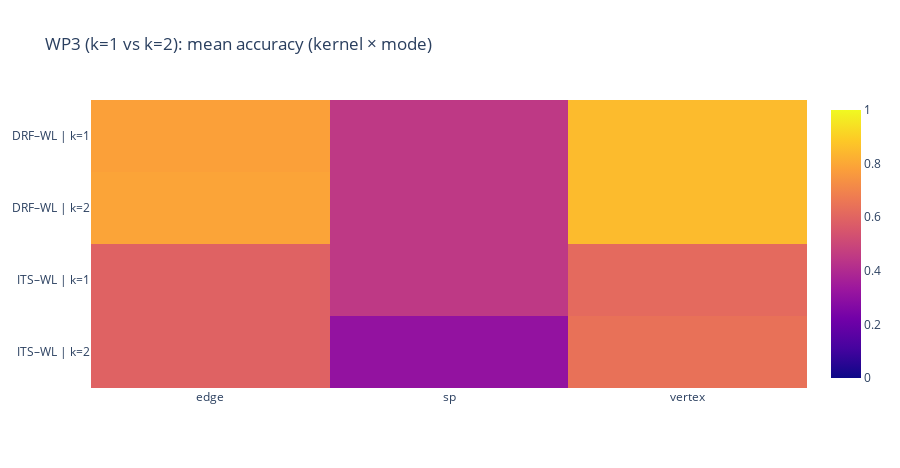
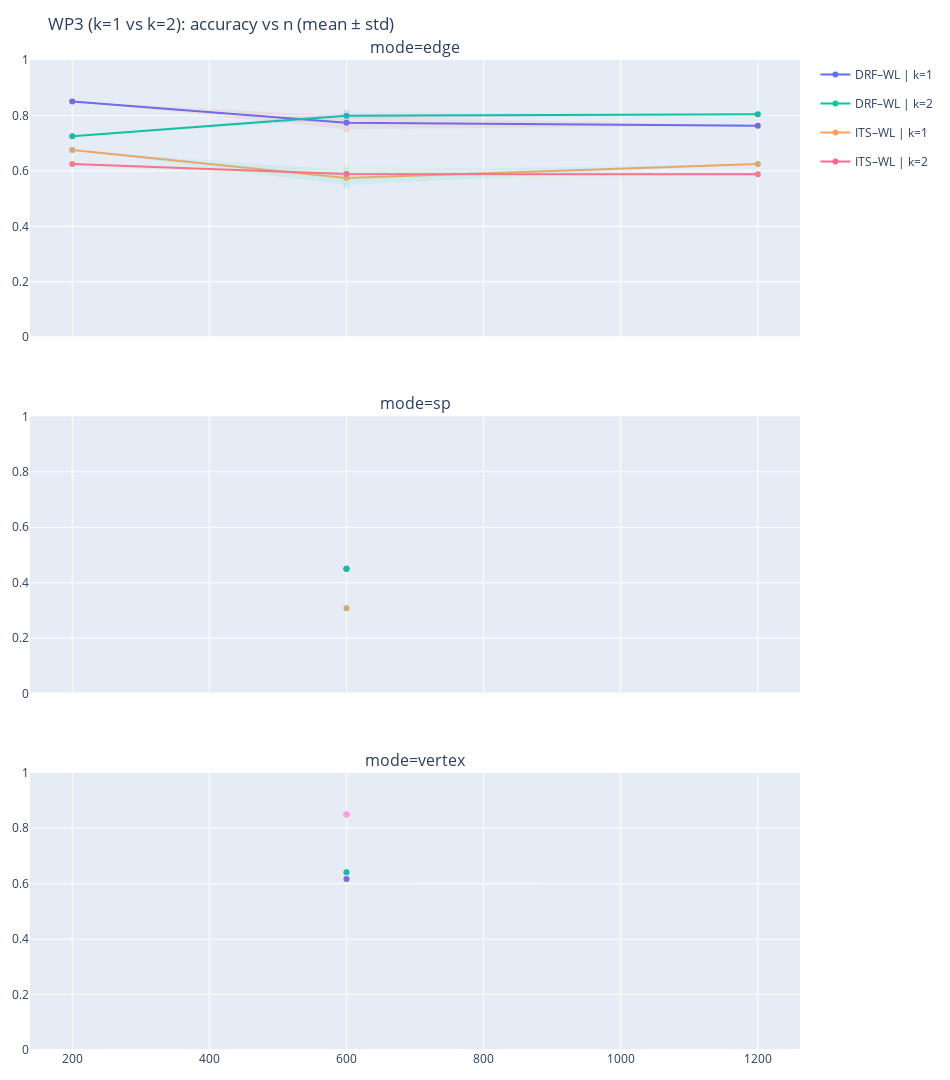
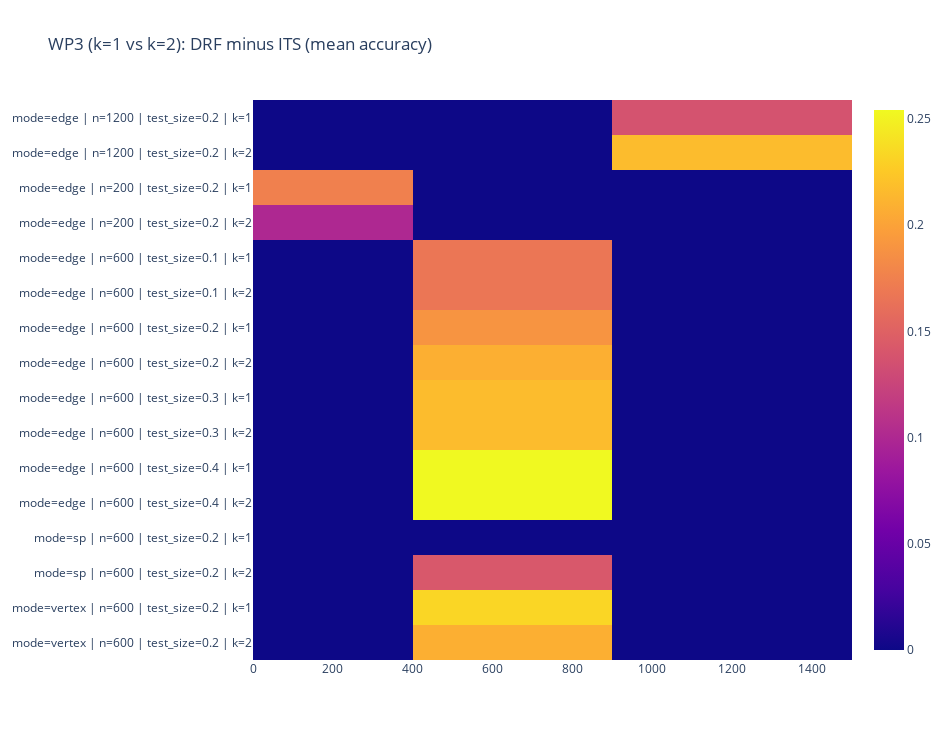

Notebook code cell kept with these figures, in order:
### Markdown cell above
## Zusammenfassung + Dashboard/Plots

### Code cell
figs = quick_summary_and_dashboard(df_results, title_prefix="WP3 (k=1 vs k=2)")

# Dashboard-Hauptfiguren anzeigen
for key, fig in figs.items():
    print("Showing:", key)
    fig.show()

# Zusätzliche Plots
plot_heatmaps_by_k(df_results)
plot_difference_heatmap(df_results)
plot_drf_minus_its_bar(df_results)
plot_drf_vs_its_dots(df_results)
plot_accuracy_by_k(df_results)

### Figure 1 — Plotly figure (JSON) as saved in the notebook; plotly's stock layout.template omitted (floating-point values rounded to 4 significant figures)
{"data": [{"coloraxis": "coloraxis", "hovertemplate": "x: %{x}<br>y: %{y}<br>color: %{z}<extra></extra>", "name": "0", "type": "heatmap", "x": ["edge", "sp", "vertex"], "xaxis": "x", "y": ["DRF–WL | k=1", "DRF–WL | k=2", "ITS–WL | k=1", "ITS–WL | k=2"], "yaxis": "y", "z": [[0.7812, 0.45, 0.85], [0.7914, 0.45, 0.85], [0.5914, 0.45, 0.6167], [0.5927, 0.3083, 0.6417]]}], "layout": {"coloraxis": {"cmax": 1, "cmin": 0, "colorscale": [[0, "#0d0887"], [0.1111, "#46039f"], [0.2222, "#7201a8"], [0.3333, "#9c179e"], [0.4444, "#bd3786"], [0.5556, "#d8576b"], [0.6667, "#ed7953"], [0.7778, "#fb9f3a"], [0.8889, "#fdca26"], [1, "#f0f921"]]}, "height": 468, "title": {"text": "WP3 (k=1 vs k=2): mean accuracy (kernel × mode)"}, "width": 900, "xaxis": {"anchor": "y", "domain": [0, 1]}, "yaxis": {"anchor": "x", "autorange": "reversed", "domain": [0, 1]}}}

### Figure 2 — Plotly figure (JSON) as saved in the notebook; plotly's stock layout.template omitted (floating-point values rounded to 4 significant figures)
{"data": [{"legendgroup": "DRF–WL | k=1", "mode": "lines+markers", "name": "DRF–WL | k=1", "showlegend": true, "type": "scatter", "x": [200, 600, 1200], "xaxis": "x", "y": [0.85, 0.774, 0.7625], "yaxis": "y"}, {"fill": "toself", "hoverinfo": "skip", "legendgroup": "DRF–WL | k=1", "line": {"width": 0}, "name": "DRF–WL | k=1 band", "opacity": 0.18, "showlegend": false, "type": "scatter", "x": [200, 600, 1200, 1200, 600, 200], "xaxis": "x", "y": [0.85, 0.7978, 0.7625, 0.7625, 0.7502, 0.85], "yaxis": "y"}, {"legendgroup": "DRF–WL | k=2", "mode": "lines+markers", "name": "DRF–WL | k=2", "showlegend": true, "type": "scatter", "x": [200, 600, 1200], "xaxis": "x", "y": [0.725, 0.799, 0.8042], "yaxis": "y"}, {"fill": "toself", "hoverinfo": "skip", "legendgroup": "DRF–WL | k=2", "line": {"width": 0}, "name": "DRF–WL | k=2 band", "opacity": 0.18, "showlegend": false, "type": "scatter", "x": [200, 600, 1200, 1200, 600, 200], "xaxis": "x", "y": [0.725, 0.8108, 0.8042, 0.8042, 0.7873, 0.725], "yaxis": "y"}, {"legendgroup": "ITS–WL | k=1", "mode": "lines+markers", "name": "ITS–WL | k=1", "showlegend": true, "type": "scatter", "x": [200, 600, 1200], "xaxis": "x", "y": [0.675, 0.5746, 0.625], "yaxis": "y"}, {"fill": "toself", "hoverinfo": "skip", "legendgroup": "ITS–WL | k=1", "line": {"width": 0}, "name": "ITS–WL | k=1 band", "opacity": 0.18, "showlegend": false, "type": "scatter", "x": [200, 600, 1200, 1200, 600, 200], "xaxis": "x", "y": [0.675, 0.6014, 0.625, 0.625, 0.5478, 0.675], "yaxis": "y"}, {"legendgroup": "ITS–WL | k=2", "mode": "lines+markers", "name": "ITS–WL | k=2", "showlegend": true, "type": "scatter", "x": [200, 600, 1200], "xaxis": "x", "y": [0.625, 0.5889, 0.5875], "yaxis": "y"}, {"fill": "toself", "hoverinfo": "skip", "legendgroup": "ITS–WL | k=2", "line": {"width": 0}, "name": "ITS–WL | k=2 band", "opacity": 0.18, "showlegend": false, "type": "scatter", "x": [200, 600, 1200, 1200, 600, 200], "xaxis": "x", "y": [0.625, 0.6167, 0.5875, 0.5875, 0.5611, 0.625], "yaxis": "y"}, {"legendgroup": "DRF–WL | k=1", "mode": "lines+markers", "name": "DRF–WL | k=1", "showlegend": false, "type": "scatter", "x": [600], "xaxis": "x2", "y": [0.45], "yaxis": "y2"}, {"fill": "toself", "hoverinfo": "skip", "legendgroup": "DRF–WL | k=1", "line": {"width": 0}, "name": "DRF–WL | k=1 band", "opacity": 0.18, "showlegend": false, "type": "scatter", "x": [600, 600], "xaxis": "x2", "y": [0.45, 0.45], "yaxis": "y2"}, {"legendgroup": "DRF–WL | k=2", "mode": "lines+markers", "name": "DRF–WL | k=2", "showlegend": false, "type": "scatter", "x": [600], "xaxis": "x2", "y": [0.45], "yaxis": "y2"}, {"fill": "toself", "hoverinfo": "skip", "legendgroup": "DRF–WL | k=2", "line": {"width": 0}, "name": "DRF–WL | k=2 band", "opacity": 0.18, "showlegend": false, "type": "scatter", "x": [600, 600], "xaxis": "x2", "y": [0.45, 0.45], "yaxis": "y2"}, {"legendgroup": "ITS–WL | k=1", "mode": "lines+markers", "name": "ITS–WL | k=1", "showlegend": false, "type": "scatter", "x": [600], "xaxis": "x2", "y": [0.45], "yaxis": "y2"}, {"fill": "toself", "hoverinfo": "skip", "legendgroup": "ITS–WL | k=1", "line": {"width": 0}, "name": "ITS–WL | k=1 band", "opacity": 0.18, "showlegend": false, "type": "scatter", "x": [600, 600], "xaxis": "x2", "y": [0.45, 0.45], "yaxis": "y2"}, {"legendgroup": "ITS–WL | k=2", "mode": "lines+markers", "name": "ITS–WL | k=2", "showlegend": false, "type": "scatter", "x": [600], "xaxis": "x2", "y": [0.3083], "yaxis": "y2"}, {"fill": "toself", "hoverinfo": "skip", "legendgroup": "ITS–WL | k=2", "line": {"width": 0}, "name": "ITS–WL | k=2 band", "opacity": 0.18, "showlegend": false, "type": "scatter", "x": [600, 600], "xaxis": "x2", "y": [0.3083, 0.3083], "yaxis": "y2"}, {"legendgroup": "DRF–WL | k=1", "mode": "lines+markers", "name": "DRF–WL | k=1", "showlegend": false, "type": "scatter", "x": [600], "xaxis": "x3", "y": [0.85], "yaxis": "y3"}, {"fill": "toself", "hoverinfo": "skip", "legendgroup": "DRF–WL | k=1", "line": {"width": 0}, "name": "DRF–WL | k=1 band", "opacity": 0.18, "showlegend": false, "type": "scatter", "x": [600, 600], "xaxis": "x3", "y": [0.85, 0.85], "yaxis": "y3"}, {"legendgroup": "DRF–WL | k=2", "mode": "lines+markers", "name": "DRF–WL | k=2", "showlegend": false, "type": "scatter", "x": [600], "xaxis": "x3", "y": [0.85], "yaxis": "y3"}, {"fill": "toself", "hoverinfo": "skip", "legendgroup": "DRF–WL | k=2", "line": {"width": 0}, "name": "DRF–WL | k=2 band", "opacity": 0.18, "showlegend": false, "type": "scatter", "x": [600, 600], "xaxis": "x3", "y": [0.85, 0.85], "yaxis": "y3"}, {"legendgroup": "ITS–WL | k=1", "mode": "lines+markers", "name": "ITS–WL | k=1", "showlegend": false, "type": "scatter", "x": [600], "xaxis": "x3", "y": [0.6167], "yaxis": "y3"}, {"fill": "toself", "hoverinfo": "skip", "legendgroup": "ITS–WL | k=1", "line": {"width": 0}, "name": "ITS–WL | k=1 band", "opacity": 0.18, "showlegend": false, "type": "scatter", "x": [600, 600], "xaxis": "x3", "y": [0.6167, 0.6167], "yaxis": "y3"}, {"legendgroup": "ITS–WL | k=2", "mode": "lines+markers", "name": "ITS–WL | k=2", "showlegend": false, "type": "scatter", "x": [600], "xaxis": "x3", "y": [0.6417], "yaxis": "y3"}, {"fill": "toself", "hoverinfo": "skip", "legendgroup": "ITS–WL | k=2", "line": {"width": 0}, "name": "ITS–WL | k=2 band", "opacity": 0.18, "showlegend": false, "type": "scatter", "x": [600, 600], "xaxis": "x3", "y": [0.6417, 0.6417], "yaxis": "y3"}], "layout": {"annotations": [{"font": {"size": 16}, "showarrow": false, "text": "mode=edge", "x": 0.5, "xanchor": "center", "xref": "paper", "y": 1, "yanchor": "bottom", "yref": "paper"}, {"font": {"size": 16}, "showarrow": false, "text": "mode=sp", "x": 0.5, "xanchor": "center", "xref": "paper", "y": 0.64, "yanchor": "bottom", "yref": "paper"}, {"font": {"size": 16}, "showarrow": false, "text": "mode=vertex", "x": 0.5, "xanchor": "center", "xref": "paper", "y": 0.28, "yanchor": "bottom", "yref": "paper"}], "height": 1080, "margin": {"b": 30, "l": 30, "r": 30, "t": 60}, "title": {"text": "WP3 (k=1 vs k=2): accuracy vs n (mean ± std)"}, "width": 950, "xaxis": {"anchor": "y", "domain": [0, 1], "matches": "x3", "showticklabels": false}, "xaxis2": {"anchor": "y2", "domain": [0, 1], "matches": "x3", "showticklabels": false}, "xaxis3": {"anchor": "y3", "domain": [0, 1]}, "yaxis": {"anchor": "x", "domain": [0.72, 1], "range": [0, 1]}, "yaxis2": {"anchor": "x2", "domain": [0.36, 0.64], "range": [0, 1]}, "yaxis3": {"anchor": "x3", "domain": [0, 0.28], "range": [0, 1]}}}

### Figure 3 — Plotly figure (JSON) as saved in the notebook; plotly's stock layout.template omitted (floating-point values rounded to 4 significant figures)
{"data": [{"coloraxis": "coloraxis", "hovertemplate": "x: %{x}<br>y: %{y}<br>color: %{z}<extra></extra>", "name": "0", "type": "heatmap", "x": [200, 600, 1200], "xaxis": "x", "y": ["mode=edge | n=1200 | test_size=0.2 | k=1", "mode=edge | n=1200 | test_size=0.2 | k=2", "mode=edge | n=200 | test_size=0.2 | k=1", "mode=edge | n=200 | test_size=0.2 | k=2", "mode=edge | n=600 | test_size=0.1 | k=1", "mode=edge | n=600 | test_size=0.1 | k=2", "mode=edge | n=600 | test_size=0.2 | k=1", "mode=edge | n=600 | test_size=0.2 | k=2", "mode=edge | n=600 | test_size=0.3 | k=1", "mode=edge | n=600 | test_size=0.3 | k=2", "mode=edge | n=600 | test_size=0.4 | k=1", "mode=edge | n=600 | test_size=0.4 | k=2", "mode=sp | n=600 | test_size=0.2 | k=1", "mode=sp | n=600 | test_size=0.2 | k=2", "mode=vertex | n=600 | test_size=0.2 | k=1", "mode=vertex | n=600 | test_size=0.2 | k=2"], "yaxis": "y", "z": [[0.0, 0.0, 0.1375], [0.0, 0.0, 0.2167], [0.175, 0.0, 0.0], [0.1, 0.0, 0.0], [0.0, 0.1667, 0.0], [0.0, 0.1667, 0.0], [0.0, 0.1896, 0.0], [0.0, 0.2083, 0.0], [0.0, 0.2167, 0.0], [0.0, 0.2167, 0.0], [0.0, 0.2542, 0.0], [0.0, 0.2542, 0.0], [0.0, 0.0, 0.0], [0.0, 0.1417, 0.0], [0.0, 0.2333, 0.0], [0.0, 0.2083, 0.0]]}], "layout": {"coloraxis": {"colorscale": [[0, "#0d0887"], [0.1111, "#46039f"], [0.2222, "#7201a8"], [0.3333, "#9c179e"], [0.4444, "#bd3786"], [0.5556, "#d8576b"], [0.6667, "#ed7953"], [0.7778, "#fb9f3a"], [0.8889, "#fdca26"], [1, "#f0f921"]]}, "height": 740, "title": {"text": "WP3 (k=1 vs k=2): DRF minus ITS (mean accuracy)"}, "width": 950, "xaxis": {"anchor": "y", "domain": [0, 1]}, "yaxis": {"anchor": "x", "autorange": "reversed", "domain": [0, 1]}}}
